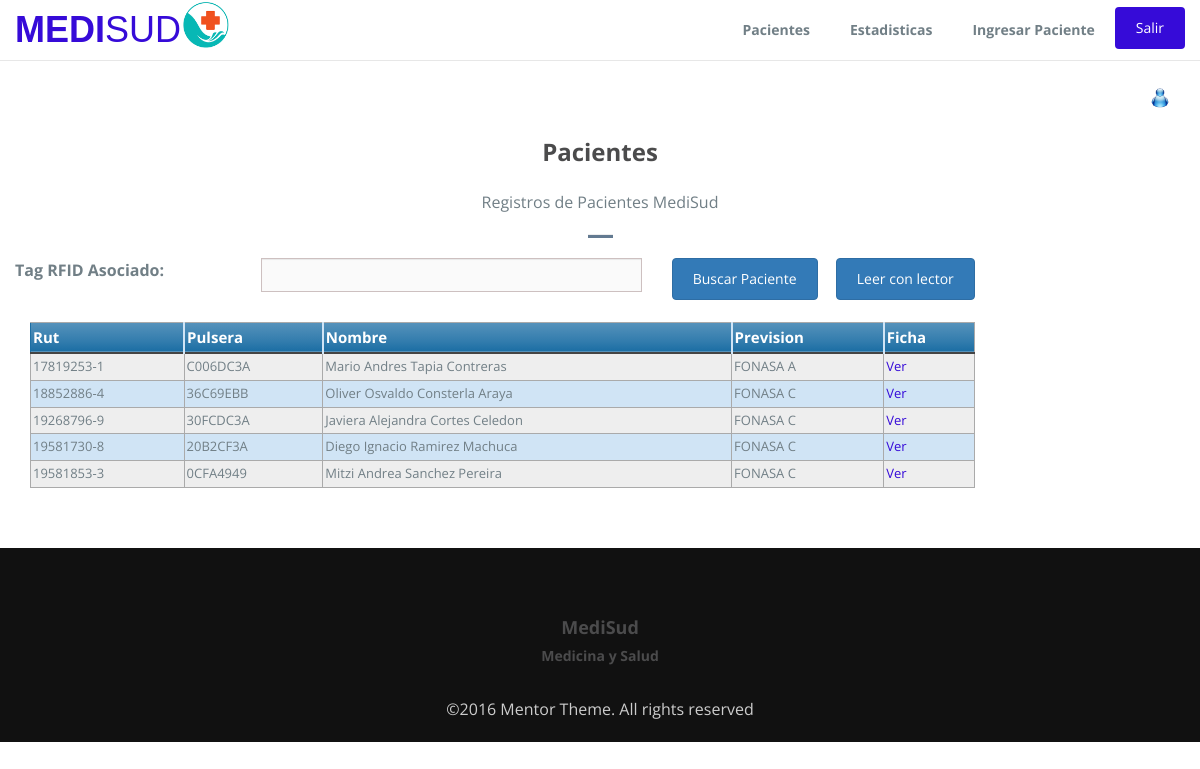
Page /pacientes.php on the committed database.
### tables this page shows
CREATE TABLE `paciente` (
  `Rut` int(8) NOT NULL,
  `Dv` varchar(1) NOT NULL,
  `Nombre` varchar(80) NOT NULL,
  `FechaNac` date NOT NULL,
  `Sexo` char(1) NOT NULL,
  `Domicilio` varchar(80) NOT NULL,
  `Comuna` varchar(30) NOT NULL,
  `Localidad` varchar(20) NOT NULL,
  `Fono` int(9) NOT NULL,
  `Prevision` varchar(15) NOT NULL,
  `Altura` decimal(3,2) NOT NULL,
  `Peso` decimal(5,2) NOT NULL,
  `TipoSangre` char(2) NOT NULL,
  `FactorRH` char(8) NOT NULL,
  `alergias` varchar(100) NOT NULL,
  `NombreFamiliar` varchar(80) NOT NULL,
  `TelefonoFamiliar` int(9) NOT NULL,
  `CodRFID` varchar(16) NOT NULL
);

### pacientes.php (the view, shortened to what this page needs)
<!DOCTYPE html>
<html lang="en">
  <head>
    <link rel="stylesheet" type="text/css" href="css/font-awesome.min.css">
    <link rel="stylesheet" type="text/css" href="css/bootstrap.min.css">
    <link rel="stylesheet" type="text/css" href="css/imagehover.min.css">
    <link rel="stylesheet" type="text/css" href="css/style.css">
    <link rel="stylesheet" type="text/css" href="css/tabla.css">
  </head>
  <body>
    <nav class="navbar navbar-default navbar-fixed-top">
      <div class="container">
        <div class="navbar-header">
            <a class="navbar-brand" href="accesoMed.php">MEDI<span>SUD</span></a><img src="img/logo2.png" width="50" />
        </div>
        <div class="collapse navbar-collapse" id="myNavbar">
        <ul class="nav navbar-nav navbar-right">
          <li><a href="pacientes.php">Pacientes</a></li>
          <li><a href="estadisticas.php">Estadisticas</a></li>
          <li><a href="formPac.php">Ingresar Paciente</a></li>
          <li><form action="pacientes.php" method="post">
                  <button type="submit" class="btn btn-green btn-block btn-flat" name="salir" style="margin-top:10%">Salir</button>
          </form>
          </li>
        </ul>
        </div>
      </div>
    </nav>
    <section id ="contact" class="section-padding">
      <div class="container">
        <?php
            echo '<br><p style="text-align:right"><img src="img/blue.png" width="20" />'.$_SESSION['nombre'].'</p>';
        ?>
        <div class="row">
          <div class="header-section text-center">
            <h2>Pacientes</h2>
            <p>Registros de Pacientes MediSud </p>
            <hr class="bottom-line">
          </div>
            <div class="row">
              <div class="col-lg-10">
                    <form id="form1" name="form1" method="get" class="form-horizontal mitad" action="ficha.php">
                        <div class="form-group row" style="margin-right: 0">
                            <label class="col-xs-3 col-form-label">Tag RFID Asociado:</label>
                            <div class="col-xs-5">
                              <input class="form-control" type="text" min="0" maxlength="20" id="tag" name="tag" />
                            </div>
                            <div class="col-xs-2 ">
                                <button type="submit" name="buscar" class="btn btn-primary">Buscar Paciente</button>
                            </div>
                            <div class="col-xs-2 ">
                                <a href="lector.php" class="btn btn-primary">Leer con lector</a>
                            </div>
                        </div>
                    </form>
                </div>
            </div>
          <div class="container">
            <div class="row">
                <div class="col-lg-10">
                    <?php
                        require 'conexion.php';
                        $sql = "select * from paciente";
                        $result = $conn->query($sql);
                        if($result->num_rows > 0){
                            echo'<table class="pacientes" align="center">
                            <thead>
                            <tr>
                            <th>Rut</th>
                            <th>Pulsera</th>
                            <th>Nombre</th>
                            <th>Prevision</th>
                            <th>Ficha</th>
                            </tr>
                            </thead>
                            <tbody>';
                            while($row = $result->fetch_assoc()){
                                echo '<tr>
                                <td>'. $row['Rut'] . "-". $row['Dv'].'</td>
                                <td>'.$row['CodRFID'].'</td>
                                <td>'. $row['Nombre'].'</td>
                                <td>'.$row['Prevision'].'</td>
                                <td>'. '<a href = "ficha.php?tag='. $row["CodRFID"].'"> Ver </a>'.'</td>
                                </tr>';
                            }
                            echo '</tbody></table>';
                        }else{
                            echo '<center><h2>No hay pacientes registrados</h2></center>';
                        }
                    ?>
                </div>
            </div>
        </div>
        </div>
      </div>
    </section>
    <footer id="footer" class="footer">
      <div class="container text-center">
      <h4>MediSud</h4>
      <h5>Medicina y Salud</h5>
      <br>©2016 Mentor Theme. All rights reserved
      </div>
    </footer>
  </body>
</html>

### css/style.css (style rules this page uses)
body { font-size: 15px; line-height: 1.52; color: #717f86; font-size: 16px; font-family: 'Open Sans', sans-serif; font-weight: 400; }
ol, ul { list-style: none; }
table { border-collapse: collapse; border-spacing: 0; }
.section-padding { padding: 60px 0px; }
h1, h2, h3, h4, h5, h6 { font-family: Open Sans, sans-serif; font-weight: 700; color: #4B4B4C; }
a { color: #360bd8; }
.navbar-default .navbar-brand { color: #360bd8; }
.navbar-default { background-color: #ffffff; }
.navbar-default .navbar-nav > li > a { color: #717f86; font-size: 14px; font-weight: 700; }
.navbar-nav > li > a { padding: 0px; margin: 10px 5px; padding: 10px 15px; }
.navbar-default .navbar-brand { font-family: 'Dosis', sans-serif !important; font-weight: 700; text-transform: uppercase; padding: 0px; height: inherit; font-size: 36px; margin: 20px 0px; }
.navbar-default .navbar-brand span { font-weight: 100 !important; }
.navbar { margin-bottom: 0px; }
h2 { font-size: 24px; padding-bottom: 15px; }
.bottom-line { width: 25px; height: 3px; background-color: rgb(99, 122, 145); }
#contact .form-control { background: #fafafa; border: 1px solid rgba(119, 81, 81, 0.34); width: 100%; margin-bottom: 15px; border-radius: 0; }
.footer { padding: 60px 0 20px; background: #111; color: #ccc; }
.btn { padding: 10px 20px; }
.btn-green, .btn-green:hover { background-color: #360bd8; color: #fff; }

### css/tabla.css (style rules this page uses)
table.pacientes { border: 1px solid #1C6EA4; background-color: #EEEEEE; width: 100%; text-align: left; border-collapse: collapse; }
table.pacientes td, table.pacientes th { border: 1px solid #AAAAAA; padding: 3px 2px; }
table.pacientes tbody td { font-size: 13px; }
table.pacientes tr:nth-child(even) { background: #D0E4F5; }
table.pacientes thead { background: #1C6EA4; background: -moz-linear-gradient(top, #5592bb 0%, #327cad 66%, #1C6EA4 100%); background: -webkit-linear-gradient(top, #5592bb 0%, #327cad 66%, #1C6EA4 100%); background: linear-gradient(to bottom, #5592bb 0%, #327cad 66%, #1C6EA4 100%); border-bottom: 2px solid #444444; }
table.pacientes thead th { font-size: 15px; font-weight: bold; color: #FFFFFF; border-left: 2px solid #D0E4F5; }
table.pacientes thead th:first-child { border-left: none; }

### rows in the picture
paciente: Rut "17819253", Dv "1", CodRFID "C006DC3A", Nombre "Mario Andres Tapia Contreras", Prevision "FONASA A"
paciente: Rut "18852886", Dv "4", CodRFID "36C69EBB", Nombre "Oliver Osvaldo Consterla Araya", Prevision "FONASA C"
paciente: Rut "19268796", Dv "9", CodRFID "30FCDC3A", Nombre "Javiera Alejandra Cortes Celedon", Prevision "FONASA C"
paciente: Rut "19581730", Dv "8", CodRFID "20B2CF3A", Nombre "Diego Ignacio Ramirez Machuca", Prevision "FONASA C"
paciente: Rut "19581853", Dv "3", CodRFID "0CFA4949", Nombre "Mitzi Andrea Sanchez Pereira", Prevision "FONASA C"
